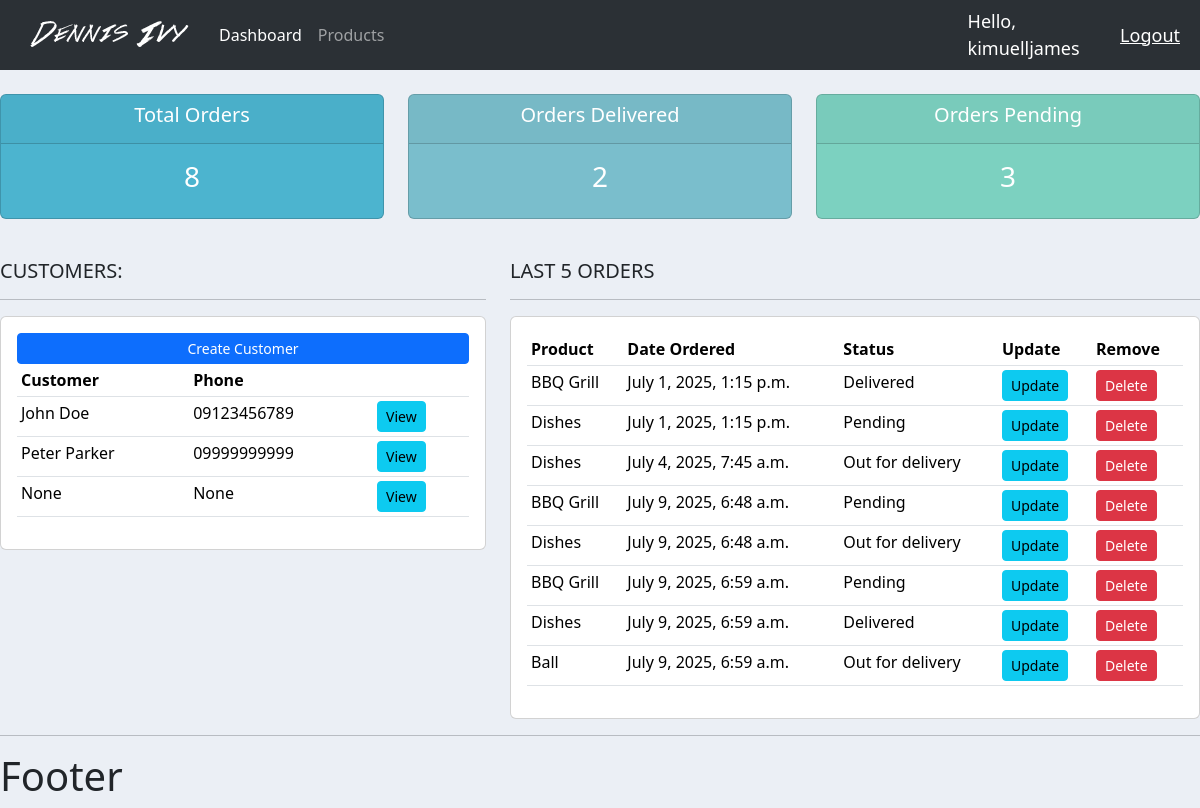
Before: / (signed in) with the older database file.
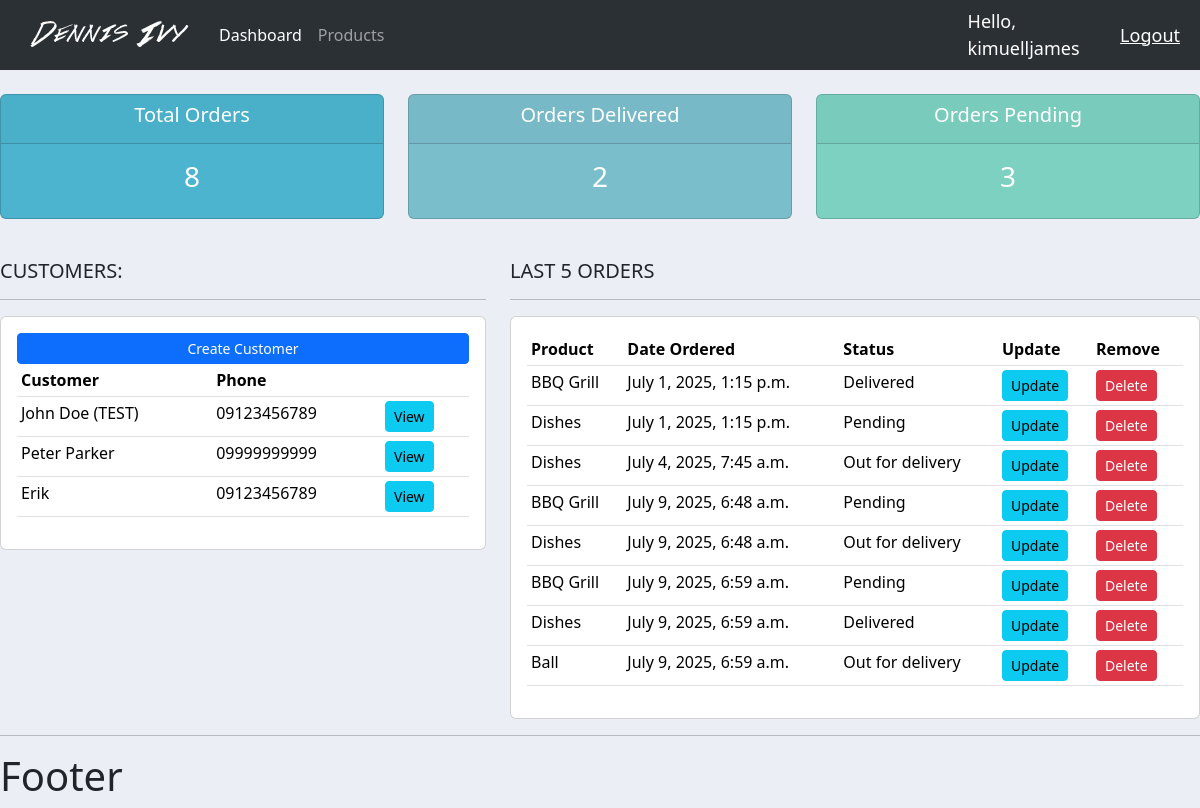
After: the same page with the newer database file.
### accounts/models.py (models this page shows, shortened)
class Customer(models.Model):
    user = models.OneToOneField(User, null=True, blank=True, on_delete=models.CASCADE)
    name = models.CharField(max_length=255, null=True)
    phone = models.CharField(max_length=255, null=True)
    email = models.CharField(max_length=255, null=True)
    profile_pic = models.ImageField(default="profile1.png", null=True, blank=True)
    date_created = models.DateTimeField(auto_now_add=True)

class Order(models.Model):
    STATUS = (
        ('Pending', 'Pending'),
        ('Out for delivery', 'Out for delivery'),
        ('Delivered', 'Delivered'),
    )
    customer = models.ForeignKey(Customer, null=True, on_delete=models.SET_NULL)
    product = models.ForeignKey(Product, null=True, on_delete=models.SET_NULL)
    date_created = models.DateTimeField(auto_now_add=True)
    status = models.CharField(max_length=255, null=True, choices=STATUS)
    note = models.CharField(max_length=1000, null=True)

class Product(models.Model):
    CATEGORY = (
        ('Indoor', 'Indoor'),
        ('Outdoor', 'Outdoor'),
    )
    name = models.CharField(max_length=255, null=True)
    price = models.FloatField(null=True)
    category = models.CharField(max_length=255, null=True, choices=CATEGORY)
    description = models.CharField(max_length=255, null=True, blank=True)
    date_created = models.DateTimeField(auto_now_add=True)
    tag = models.ManyToManyField(Tag)
    def __str__(self):
        return self.name

### accounts/decorators.py (the view)
    def wrapper_function(request, *args, **kwargs):
        group = None
        if request.user.groups.exists():
            group = request.user.groups.all()[0].name
        if group == 'customer':
            return redirect('user-page')
        if group == 'admin':
            return view_func(request, *args, **kwargs)

### accounts/views.py (called while the page is built)
@login_required(login_url='login')
@admin_only
def home(request):
    orders = Order.objects.all()
    customers = Customer.objects.all()
    total_customers = customers.count()
    total_orders = orders.count()
    delivered = orders.filter(status='Delivered').count()
    pending = orders.filter(status='Pending').count()
    context = {'orders':orders, 'customers':customers, 'total_orders':total_orders, 'delivered':delivered, 'pending':pending}
    return render(request, 'accounts/dashboard.html', context)

### accounts/templates/accounts/dashboard.html
{% extends 'accounts/main.html' %}
{% block content %}
{% include 'accounts/status.html' %}
<br>
<div class="row">
    <div class="col-md-5">
        <h5>CUSTOMERS:</h5>
        <hr>
        <div class="card card-body">
            <a class="btn btn-primary  btn-sm btn-block" href="">Create Customer</a>
            <table class="table table-sm">
                <tr>
                    <th>Customer</th>
                    <th>Phone</th>
                    <th></th>
                </tr>
                {% for customer in customers %}
                <tr>
                    <td>{{customer.name}}</td>
                    <td>{{customer.phone}}</td>
                    <td><a href="{% url 'customer' customer.id %}" class="btn btn-sm btn-info">View</a></td>
                </tr>
                {% endfor %}
            </table>
        </div>
    </div>
    <div class="col-md-7">
        <h5>LAST 5 ORDERS</h5>
        <hr>
        <div class="card card-body">
            <table class="table table-sm">
                <tr>
                    <th>Product</th>
                    <th>Date Ordered</th>
                    <th>Status</th>
                    <th>Update</th>
                    <th>Remove</th>
                </tr>
                {% for order in orders %}
                <tr>
                    <td>{{order.product}}</td>
                    <td>{{order.date_created}}</td>
                    <td>{{order.status}}</td>
                    <td><a href="{% url 'update_order' order.id %}" class="btn btn-sm btn-info">Update</a></td>
                    <td><a href="{% url 'delete_order' order.id %}" class="btn btn-sm btn-danger">Delete</a></td>
                </tr>
                {% endfor %}
            </table>
        </div>
    </div>
</div>
{% endblock %}

### accounts/templates/accounts/main.html (shortened to what this page needs)
{% load static %}
<!DOCTYPE html>
<html lang="en">
<head>
    <link href="https://cdn.jsdelivr.net/npm/bootstrap@5.3.7/dist/css/bootstrap.min.css" rel="stylesheet"
>
    <link rel="stylesheet" type="text/css" href="{% static '/css/main.css' %}">
</head>
<body>
    {% include 'accounts/navbar.html' %}
    {% block content %}
    {% endblock %}
    <hr>
    <h1>Footer</h1>
</body>
</html>

### accounts/templates/accounts/navbar.html (shortened to what this page needs)
{% load static %}
<nav class="navbar navbar-expand-lg bg-body-tertiary" data-bs-theme="dark">
    <div class="container-fluid">
        <img src="{% static '/images/logo.png' %}" alt="">
        <div class="collapse navbar-collapse" id="navbarNav">
            <ul class="navbar-nav">
                {% if request.user.is_staff %}
                <li class="nav-item">
                    <a class="nav-link active" aria-current="page" href="{% url 'home' %}">Dashboard</a>
                </li>
                <li class="nav-item">
                    <a class="nav-link" href="{% url 'products' %}">Products</a>
                </li>
                {% else %}
                <li class="nav-item">
                    <a class="nav-link" href="{% url 'account' %}">Settings</a>
                </li>
                {% endif %}
            </ul>
        </div>
    </div>
    <span class="hello-user">Hello, {{request.user}}</span>
    <span><a class="hello-user" href="{% url 'logout' %}">Logout</a></span>
</nav>

### accounts/templates/accounts/status.html
<br>
<div class="row">
    <div class="col">
        <div class="col-md">
            <div class="card text-center text-white  mb-3" id="total-orders">
                <div class="card-header">
                    <h5 class="card-title">Total Orders</h5>
                </div>
                <div class="card-body">
                    <h3 class="card-title">{{total_orders}}</h3>
                </div>
            </div>
        </div>
    </div>
    <div class="col">
        <div class="col-md">
            <div class="card text-center text-white  mb-3" id="orders-delivered">
                <div class="card-header">
                    <h5 class="card-title">Orders Delivered</h5>
                </div>
                <div class="card-body">
                    <h3 class="card-title">{{delivered}}</h3>
                </div>
            </div>
        </div>
    </div>
    <div class="col">
        <div class="col-md">
            <div class="card text-center text-white  mb-3" id="orders-pending">
                <div class="card-header">
                    <h5 class="card-title">Orders Pending</h5>
                </div>
                <div class="card-body">
                    <h3 class="card-title">{{pending}}</h3>
                </div>
            </div>
        </div>
    </div>
</div>

### static/css/main.css (style rules this page uses)
body { background-color: #ebeff5; }
#total-orders { background-color: #4cb4cf }
#orders-delivered { background-color: #7abecc; }
#orders-pending { background-color: #7cd1c0; }

### accounts/templates/accounts/navbar.html (style rules this page uses)
.hello-user { font-size: 18px; color: #fff; margin-right: 20px; }

Changed rows visible on the page:
removed Customer: name "None", phone "None"
changed Customer: name "John Doe" → "John Doe (TEST)"
added Customer: name "Erik", phone "09123456789"
